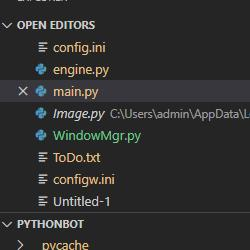
#> input picture pClient/tips/tt5/ttt.jpg, 250 x 250 px
$ python -i cv_dev.py   (imports and definitions only)
#> lines starting #> are read from the running program, lines starting #| are printed output that depends on the picture; after the words box and inside, x2 and y2 are one past the last pixel; in counts of white or black regions, pixels touching at a corner belong together
#> further down, picture is the input picture: shape (250, 250, 3); mean B, G, R 45.8, 46.4, 46.3
import time

import cv2
import numpy as np
from PIL import ImageGrab


class CvDev:
    @staticmethod
    def test1(image):
        result = image.copy()
        gray = cv2.cvtColor(image, cv2.COLOR_BGR2GRAY)
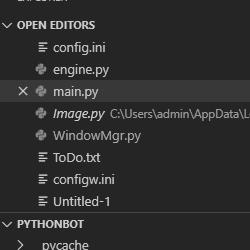
#> gray: shape (250, 250); min 4, max 227, mean 46.3
        thresh = cv2.adaptiveThreshold(gray, 255, cv2.ADAPTIVE_THRESH_GAUSSIAN_C, cv2.THRESH_BINARY_INV, 51, 9)
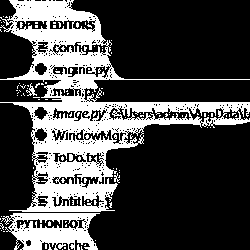
#> thresh: shape (250, 250); 28.6% white; 122 white regions (117 under 20 px)

        # Fill rectangular contours
        cnts = cv2.findContours(thresh, cv2.RETR_EXTERNAL, cv2.CHAIN_APPROX_SIMPLE)
#> cnts = 57 contours, 54 with area under 20; largest, box (x1, y1, x2, y2) and area: (0, 0, 250, 212) 19067, (1, 213, 100, 250) 2486, (26, 83, 37, 96) 36
        cnts = cnts[0] if len(cnts) == 2 else cnts[1]
        for c in cnts:
            cv2.drawContours(thresh, [c], -1, (255, 255, 255), -1)
#> this loop made 57 passes
#> c on passes 1, 2, 3, 4, 6, 7, 8, 9, 10, 12, 13, 16: [[62, 249]], [[64, 247], [64, 248], [65, 248], [65, 247]], [[81, 246], [81, 249], [82, 249], [81, 248]], [[85, 244], [84, 245], [85, 245]], [[45, 244], [45, 248], [46, 248], [46, 244]], [[95, 240]], [[3, 231], [4, 231]], [[1, 230]], [[0, 228]], [[0, 218], [0, 219]], [[1, 216]], [[111, 178]]
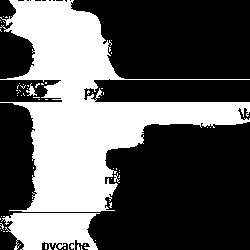
#> thresh: shape (250, 250); 36.7% white; 57 white regions (53 under 20 px), largest, box (x1, y1, x2, y2) and area: (0, 0, 250, 212) 19961, (1, 213, 100, 250) 2705, (26, 83, 37, 96) 58, (114, 173, 120, 183) 25

        # Morph open
        kernel = cv2.getStructuringElement(cv2.MORPH_RECT, (11, 11))
        opening = cv2.morphologyEx(thresh, cv2.MORPH_OPEN, kernel, iterations=10)
#> opening: shape (250, 250); every value is 0

        # Draw rectangles
        cnts = cv2.findContours(opening, cv2.RETR_EXTERNAL, cv2.CHAIN_APPROX_SIMPLE)
#> cnts = 0 contours
        cnts = cnts[0] if len(cnts) == 2 else cnts[1]
#> cnts = []
        for c in cnts:
            x, y, w, h = cv2.boundingRect(c)
            cv2.rectangle(image, (x, y), (x + w, y + h), (36, 255, 12), 3)
#> this loop made 0 passes

        cv2.imshow('thresh', thresh)
        cv2.imshow('opening', opening)
        cv2.imshow('image', image)
        cv2.waitKey()

    @staticmethod
    def find_rect(area: list[int]):
        img_grab = ImageGrab.grab(bbox=(0, 0, 1919, 1079))  # x, y, w, h
        img_grab = cv2.cvtColor(np.array(img_grab), cv2.COLOR_RGB2BGR)
        CvDev.test1(img_grab)
        # [22 lines of commented-out code are left out]

>>> import cv2
>>> picture = cv2.imread('../../pClient/tips/tt5/ttt.jpg')
>>> result = CvDev().test1(picture)
